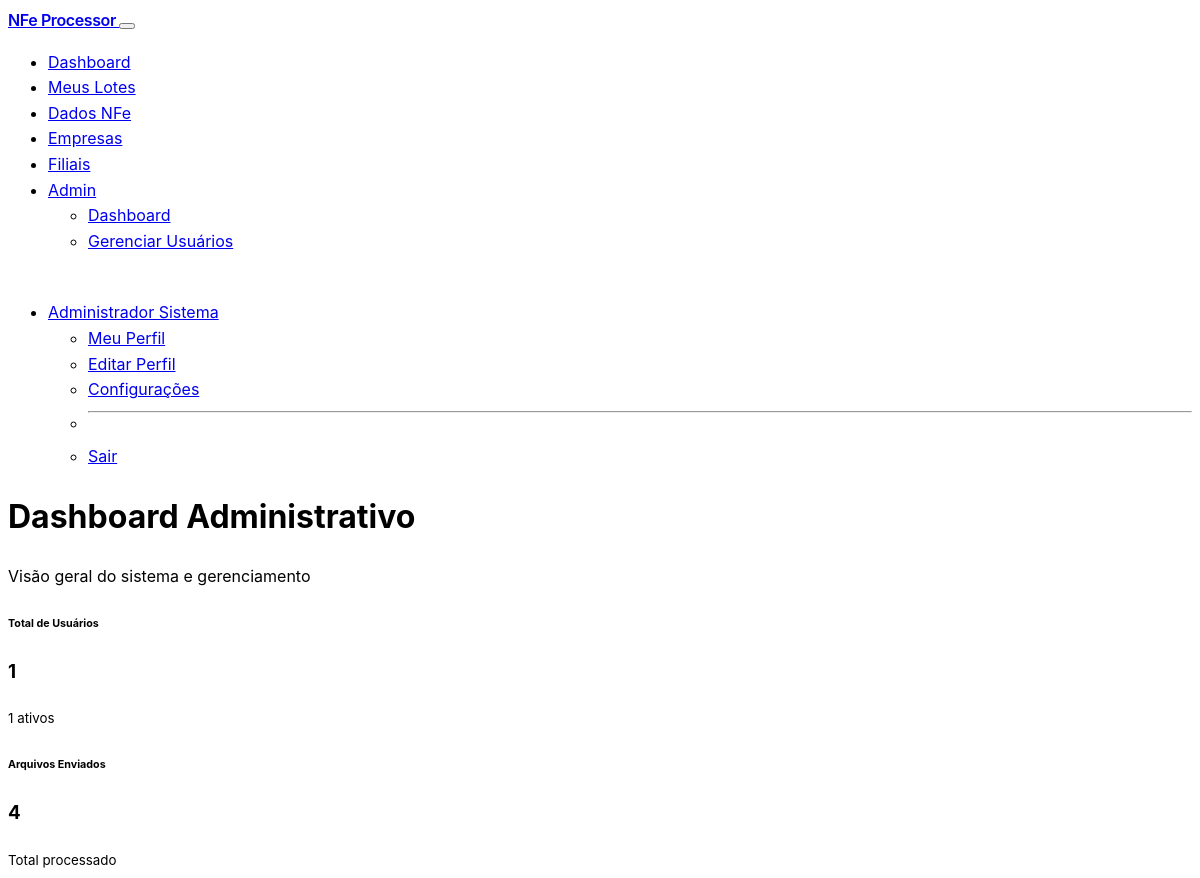
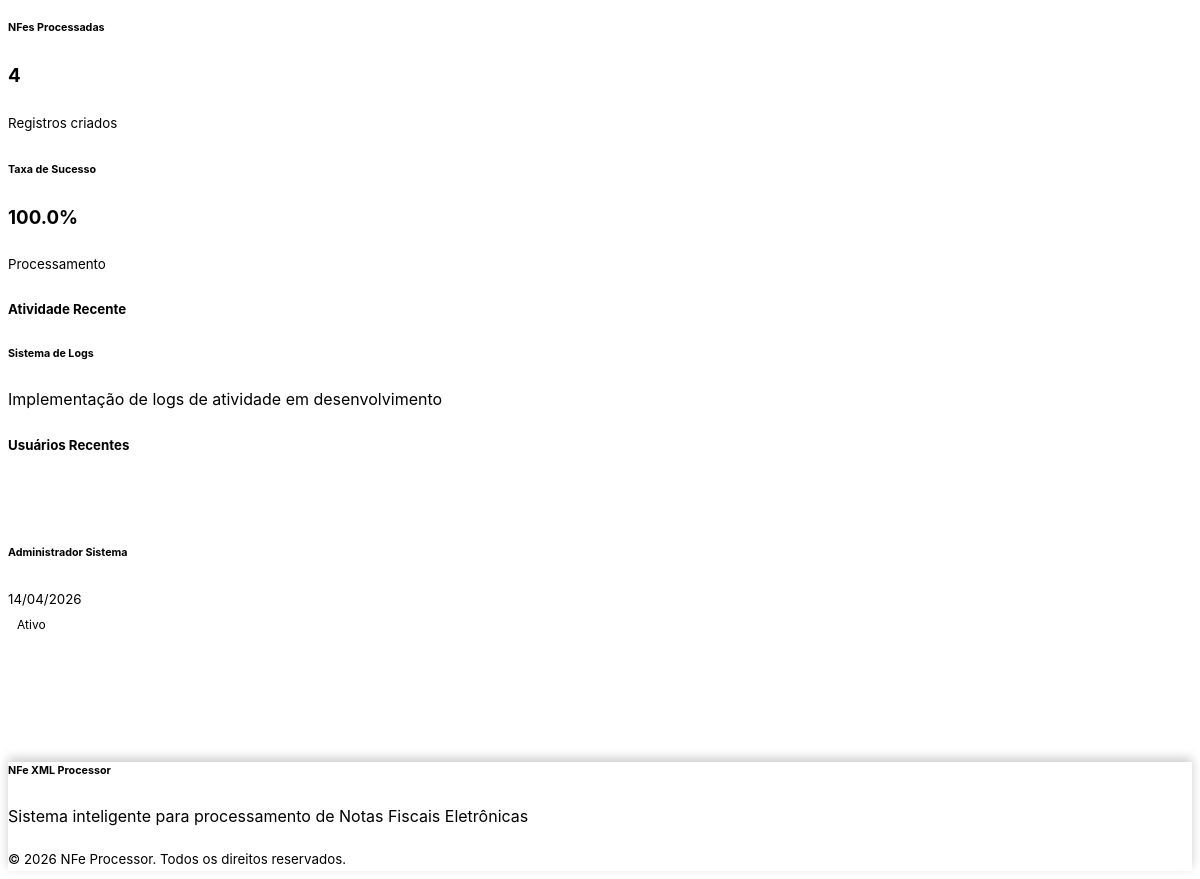
Screenshot of /admin (signed in) with the database file from the repository (2 pictures, top to bottom).
### models.py (models this page shows, shortened)
class User(UserMixin, db.Model):
    __tablename__ = 'users'
    id = db.Column(db.String, primary_key=True)
    email = db.Column(db.String, unique=True, nullable=True)
    first_name = db.Column(db.String, nullable=True)
    last_name = db.Column(db.String, nullable=True)
    profile_image_url = db.Column(db.String, nullable=True)
    password_hash = db.Column(db.String(256), nullable=True)  # For local authentication
    auth_method = db.Column(db.String(20), default='oauth')  # 'oauth' or 'local'
    role = db.Column(db.Enum(UserRole), default=UserRole.USER)
    active = db.Column(db.Boolean, default=True)
    phone = db.Column(db.String(20), nullable=True)
    company = db.Column(db.String(255), nullable=True)
    last_login = db.Column(db.DateTime, nullable=True)
    created_at = db.Column(db.DateTime, default=datetime.now)
    updated_at = db.Column(db.DateTime, default=datetime.now, onupdate=datetime.now)
    uploaded_files = db.relationship('UploadedFile', backref='user', lazy=True)
    nfe_records = db.relationship('NFERecord', backref='user', lazy=True)
    @property
    def full_name(self):
        if self.first_name and self.last_name:
            return f"{self.first_name} {self.last_name}"
        elif self.first_name:
            return self.first_name
        elif self.email:
            return self.email.split('@')[0]
        return f"User {self.id[:8]}"
    @property
    def is_admin(self):
        return self.role == UserRole.ADMIN

### routes.py (the view)
@app.route('/admin')
@admin_required
def admin_dashboard():
    total_users = User.query.count()
    active_users = User.query.filter_by(active=True).count()
    total_files = UploadedFile.query.count()
    total_records = NFERecord.query.count()
    recent_users = User.query.order_by(desc(User.created_at)).limit(5).all()
    stats = {
        'total_users': total_users,
        'active_users': active_users,
        'total_files': total_files,
        'total_records': total_records
    }
    return render_template('admin/dashboard.html', stats=stats, recent_users=recent_users)

### replit_auth.py (called while the page is built)
@login_manager.user_loader
def load_user(user_id):
    return User.query.get(user_id)

### routes.py (called while the page is built)
@app.before_request
def make_session_permanent():
    global _database_initialized
    if not _database_initialized:
        init_database()
        _database_initialized = True
    session.permanent = True

def admin_required(f):
    @wraps(f)
    def decorated_function(*args, **kwargs):
        if not current_user.is_authenticated:
            return redirect(url_for('login'))
        if not current_user.is_admin:
            flash('Acesso negado. Apenas administradores podem acessar esta página.', 'error')
            return redirect(url_for('index'))
        return f(*args, **kwargs)
    return decorated_function

### templates/admin/dashboard.html (shortened to what this page needs)
{% extends "base.html" %}
{% block content %}
<div class="container">
    <div class="row mb-4">
        <div class="col">
            <h1 class="h2">
                Dashboard Administrativo
            </h1>
            <p class="text-muted">Visão geral do sistema e gerenciamento</p>
        </div>
    </div>
    <div class="row g-4 mb-5">
        <div class="col-sm-6 col-lg-3">
            <div class="card border-primary">
                <div class="card-body">
                    <div class="d-flex align-items-center">
                        <div class="flex-grow-1 ms-3">
                            <h6 class="card-title mb-1">Total de Usuários</h6>
                            <h3 class="mb-0">{{ stats.total_users }}</h3>
                            <small class="text-success">
                                {{ stats.active_users }} ativos
                            </small>
                        </div>
                    </div>
                </div>
            </div>
        </div>
        <div class="col-sm-6 col-lg-3">
            <div class="card border-success">
                <div class="card-body">
                    <div class="d-flex align-items-center">
                        <div class="flex-grow-1 ms-3">
                            <h6 class="card-title mb-1">Arquivos Enviados</h6>
                            <h3 class="mb-0">{{ stats.total_files }}</h3>
                            <small class="text-muted">Total processado</small>
                        </div>
                    </div>
                </div>
            </div>
        </div>
        <div class="col-sm-6 col-lg-3">
            <div class="card border-info">
                <div class="card-body">
                    <div class="d-flex align-items-center">
                        <div class="flex-grow-1 ms-3">
                            <h6 class="card-title mb-1">NFes Processadas</h6>
                            <h3 class="mb-0">{{ stats.total_records }}</h3>
                            <small class="text-muted">Registros criados</small>
                        </div>
                    </div>
                </div>
            </div>
        </div>
        <div class="col-sm-6 col-lg-3">
            <div class="card border-warning">
                <div class="card-body">
                    <div class="d-flex align-items-center">
                        <div class="flex-grow-1 ms-3">
                            <h6 class="card-title mb-1">Taxa de Sucesso</h6>
                            <h3 class="mb-0">{{ ((stats.total_records / stats.total_files * 100) if stats.total_files > 0 else 0) | round(1) }}%</h3>
                            <small class="text-muted">Processamento</small>
                        </div>
                    </div>
                </div>
            </div>
        </div>
    </div>
    <div class="row">
        <div class="col-lg-8">
            <div class="card">
                <div class="card-header">
                    <h5 class="card-title mb-0">
                        Atividade Recente
                    </h5>
                </div>
                <div class="card-body">
                    <div class="text-center py-4">
                        <h6>Sistema de Logs</h6>
                        <p class="text-muted">Implementação de logs de atividade em desenvolvimento</p>
                    </div>
                </div>
            </div>
        </div>
        <div class="col-lg-4">
            <div class="card">
                <div class="card-header">
                    <h5 class="card-title mb-0">
                        Usuários Recentes
                    </h5>
                </div>
                <div class="card-body">
                    {% if recent_users %}
                        {% for user in recent_users %}
                        <div class="d-flex align-items-center mb-3">
                            {% if user.profile_image_url %}
                                <img src="{{ user.profile_image_url }}" alt="Avatar" class="rounded-circle me-3" style="width: 40px; height: 40px; object-fit: cover;">
                            {% else %}
                                <div class="bg-primary rounded-circle me-3 d-flex align-items-center justify-content-center" style="width: 40px; height: 40px;">
                                </div>
                            {% endif %}
                            <div class="flex-grow-1">
                                <h6 class="mb-0">{{ user.full_name }}</h6>
                                <small class="text-muted">{{ user.created_at.strftime('%d/%m/%Y') }}</small>
                            </div>
                            <span class="badge bg-{{ 'success' if user.active else 'secondary' }}">
                                {{ 'Ativo' if user.active else 'Inativo' }}
                            </span>
                        </div>
                        {% endfor %}
                    {% else %}
                        <div class="text-center py-3">
                            <i class="feather-users text-muted mb-2"></i>
                            <p class="text-muted mb-0">Nenhum usuário encontrado</p>
                        </div>
                    {% endif %}
                </div>
            </div>
        </div>
    </div>
</div>
{% endblock %}

### templates/base.html (shortened to what this page needs)
<!DOCTYPE html>
<html lang="pt-BR" data-bs-theme="dark">
<head>
    <link href="https://cdn.replit.com/agent/bootstrap-agent-dark-theme.min.css" rel="stylesheet">
    <link rel="stylesheet" href="https://cdn.jsdelivr.net/npm/feather-icons@4.29.0/font/feather.css">
    <link rel="stylesheet" href="{{ url_for('static', filename='css/custom.css') }}">
</head>
<body class="d-flex flex-column min-vh-100">
    {% if current_user.is_authenticated %}
    <nav class="navbar navbar-expand-lg navbar-dark bg-dark">
        <div class="container">
            <a class="navbar-brand" href="{{ url_for('index') }}">
                NFe Processor
            </a>
            <button class="navbar-toggler" type="button" data-bs-toggle="collapse" data-bs-target="#navbarNav">
            </button>
            <div class="collapse navbar-collapse" id="navbarNav">
                <ul class="navbar-nav me-auto">
                    <li class="nav-item">
                        <a class="nav-link" href="{{ url_for('index') }}">
                            Dashboard
                        </a>
                    </li>
                    <li class="nav-item">
                        <a class="nav-link" href="{{ url_for('batches_list') }}">
                            Meus Lotes
                        </a>
                    </li>
                    <li class="nav-item">
                        <a class="nav-link" href="{{ url_for('data_view') }}">
                            Dados NFe
                        </a>
                    </li>
                    <li class="nav-item">
                        <a class="nav-link" href="{{ url_for('empresas_list') }}">
                            Empresas
                        </a>
                    </li>
                    <li class="nav-item">
                        <a class="nav-link" href="{{ url_for('filiais_listar') }}">
                            Filiais
                        </a>
                    </li>
                    {% if current_user.is_admin %}
                    <li class="nav-item dropdown">
                        <a class="nav-link dropdown-toggle" href="#" id="adminDropdown" role="button" data-bs-toggle="dropdown">
                            Admin
                        </a>
                        <ul class="dropdown-menu">
                            <li><a class="dropdown-item" href="{{ url_for('admin_dashboard') }}">
                                Dashboard
                            </a></li>
                            <li><a class="dropdown-item" href="{{ url_for('admin_users') }}">
                                Gerenciar Usuários
                            </a></li>
                        </ul>
                    </li>
                    {% endif %}
                </ul>
                <ul class="navbar-nav">
                    <li class="nav-item dropdown">
                        <a class="nav-link dropdown-toggle d-flex align-items-center" href="#" id="userDropdown" role="button" data-bs-toggle="dropdown">
                            {% if current_user.profile_image_url %}
                                <img src="{{ current_user.profile_image_url }}" alt="Avatar" class="rounded-circle me-2" style="width: 30px; height: 30px; object-fit: cover;">
                            {% else %}
                                <div class="bg-primary rounded-circle me-2 d-flex align-items-center justify-content-center" style="width: 30px; height: 30px;">
                                </div>
                            {% endif %}
                            <span>{{ current_user.full_name }}</span>
                        </a>
                        <ul class="dropdown-menu dropdown-menu-end">
                            <li><a class="dropdown-item" href="{{ url_for('user_profile') }}">
                                Meu Perfil
                            </a></li>
                            <li><a class="dropdown-item" href="{{ url_for('edit_profile') }}">
                                Editar Perfil
                            </a></li>
                            <li><a class="dropdown-item" href="{{ url_for('configuracoes') }}">
                                Configurações
                            </a></li>
                            <li><hr class="dropdown-divider"></li>
                            <li><a class="dropdown-item" href="{{ url_for('local_logout') }}">
                                Sair
                            </a></li>
                        </ul>
                    </li>
                </ul>
            </div>
        </div>
    </nav>
    {% endif %}
    <main class="flex-grow-1 {% if current_user.is_authenticated %}mt-4{% endif %}" style="padding-bottom: 100px;">
        {% block content %}{% endblock %}
    </main>
    {% if current_user.is_authenticated %}
    <footer class="bg-dark text-white py-3 border-top border-secondary position-fixed bottom-0 w-100 z-3" style="box-shadow: 0 -4px 10px rgba(0,0,0,0.2);">
        <div class="container">
            <div class="row align-items-center">
                <div class="col-md-6">
                    <h6 class="mb-1">NFe XML Processor</h6>
                    <p class="text-muted mb-0 small">Sistema inteligente para processamento de Notas Fiscais Eletrônicas</p>
                </div>
                <div class="col-md-6 text-md-end mt-3 mt-md-0">
                    <small class="text-muted">
                        &copy; 2026 NFe Processor. Todos os direitos reservados.
                    </small>
                </div>
            </div>
        </div>
    </footer>
    {% endif %}
</body>
</html>

### static/css/custom.css (style rules this page uses)
:root { --nfe-primary: #0d6efd; --nfe-success: #198754; --nfe-warning: #ffc107; --nfe-danger: #dc3545; --nfe-info: #0dcaf0; --nfe-dark: #212529; --nfe-light: #f8f9fa; --nfe-border-radius: 0.5rem; --nfe-box-shadow: 0 0.125rem 0.25rem rgba(0, 0, 0, 0.075); --nfe-transition: all 0.15s ease-in-out; }
body { font-family: -apple-system, BlinkMacSystemFont, 'Segoe UI', Roboto, sans-serif; line-height: 1.6; }
.container { max-width: 1400px; }
main { min-height: calc(100vh - 200px); }
.navbar-brand { font-weight: 600; letter-spacing: -0.025em; }
.card { border: 1px solid var(--bs-border-color); border-radius: var(--nfe-border-radius); box-shadow: var(--nfe-box-shadow); transition: var(--nfe-transition); }
.card-header { background-color: var(--bs-gray-100); border-bottom: 1px solid var(--bs-border-color); font-weight: 600; }
[data-bs-theme="dark"] .card-header { background-color: var(--bs-gray-800); }
.badge { font-size: 0.75rem; padding: 0.5em 0.75em; border-radius: 0.375rem; }
[data-bs-theme="dark"] { --nfe-box-shadow: 0 0.125rem 0.25rem rgba(255, 255, 255, 0.075); }
html { scroll-behavior: smooth; }

### rows the page displays
User: full_name "Administrador Sistema", created_at "14/04/2026", active "Ativo"

### other values shown
{{ stats.total_users }} "1"
{{ stats.active_users }} "1"
{{ stats.total_files }} "4"
{{ stats.total_records }} "4"
